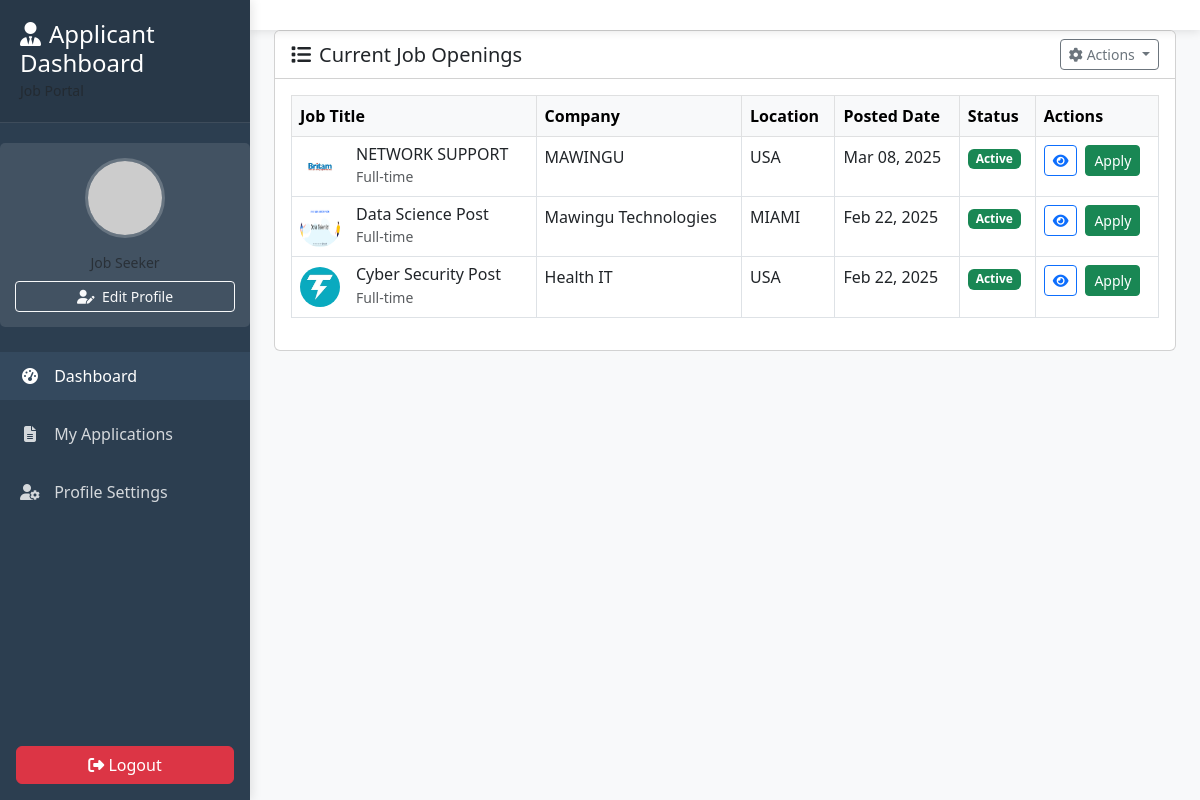
Page /applicant_job_list/ (signed in) on the committed database.
### jobs/models.py (models this page shows, shortened)
class Job(models.Model):
    JOB_TYPE_CHOICES = [
        ('Full-time', 'Full-time'),
        ('Part-time', 'Part-time'),
        ('Internship', 'Internship'),
        ('Freelance', 'Freelance'),
    ]
    title = models.CharField(max_length=255)
    company = models.CharField(max_length=255)
    location = models.CharField(max_length=255)
    description = models.TextField()
    salary = models.DecimalField(max_digits=10, decimal_places=2, null=True, blank=True)
    job_type = models.CharField(max_length=20, choices=JOB_TYPE_CHOICES)
    posted_at = models.DateTimeField(auto_now_add=True)
    logo = models.ImageField(upload_to='job_logos/', null=True, blank=True)  # New field for job logo

### jobs/views.py (the view)
# urls.py: path('applicant_job_list/', applicant_job_list, name='applicant_job_list'),
@login_required
def applicant_job_list(request):
    jobs = Job.objects.all().order_by('-posted_at')  # Fetch all jobs, sorted by latest first
    return render(request, 'job/applicant_job_list.html', {'jobs': jobs})

### templates/job/applicant_job_list.html (shortened to what this page needs)
{% extends 'user/applicant_base.html' %}
{% load static %}
{% block content %}
<div class="container-fluid px-4">
    <div class="card mb-4">
        <div class="card-header bg-white">
            <div class="d-flex justify-content-between align-items-center">
                <h5 class="mb-0"><i class="fas fa-list me-2"></i>Current Job Openings</h5>
                <div class="dropdown">
                    <button class="btn btn-sm btn-outline-secondary dropdown-toggle" type="button" id="dropdownMenuButton" data-bs-toggle="dropdown">
                        <i class="fas fa-cog me-1"></i>Actions
                    </button>
                </div>
            </div>
        </div>
        <div class="card-body">
            <div class="table-responsive">
                <table id="jobsTable" class="table table-hover table-bordered" style="width:100%">
                    <thead class="table-light">
                        <tr>
                            <th>Job Title</th>
                            <th>Company</th>
                            <th>Location</th>
                            <th>Posted Date</th>
                            <th>Status</th>
                            <th>Actions</th>
                        </tr>
                    </thead>
                    <tbody>
                        {% for job in jobs %}
                        <tr>
                            <td>
                                <div class="d-flex align-items-center">
                                    {% if job.logo %}
                                    <img src="{{ job.logo.url }}" alt="{{ job.company }} logo" class="rounded-circle me-3" width="40" height="40">
                                    {% else %}
                                    <div class="bg-secondary rounded-circle d-flex align-items-center justify-content-center me-3" style="width: 40px; height: 40px;">
                                        <i class="fas fa-building text-white"></i>
                                    </div>
                                    {% endif %}
                                    <div>
                                        <h6 class="mb-0">{{ job.title }}</h6>
                                        <small class="text-muted">{{ job.job_type }}</small>
                                    </div>
                                </div>
                            </td>
                            <td>{{ job.company }}</td>
                            <td>{{ job.location }}</td>
                            <td data-order="{{ job.posted_at|date:'U' }}">{{ job.posted_at|date:"M d, Y" }}</td>
                            <td><span class="badge bg-success">Active</span></td>
                            <td>
                                <div class="d-flex gap-2">
                                    <a href="{% url 'job_detail' job.id %}" class="btn btn-sm btn-outline-primary" title="View">
                                        <i class="fas fa-eye"></i>
                                    </a>
                                    {% if job.id in applied_job_ids %}
                                        <button class="btn btn-sm btn-secondary" disabled>Applied</button>
                                    {% else %}
                                        <form action="{% url 'job_detail' job.id %}" method="post">
                                            <button type="submit" class="btn btn-sm btn-success">Apply</button>
                                        </form>
                                    {% endif %}
                                </div>
                            </td>
                        </tr>
                        {% empty %}
                        <tr>
                            <td colspan="6" class="text-center py-4">No job advertisements available.</td>
                        </tr>
                        {% endfor %}
                    </tbody>
                </table>
            </div>
        </div>
    </div>
</div>
{% endblock content %}

### templates/user/applicant_base.html (style rules this page uses)
:root { --sidebar-bg: #2c3e50; --sidebar-active: #3498db; --sidebar-hover: #34495e; --topbar-bg: #ffffff; --content-bg: #f8f9fa; }
body { font-family: 'Segoe UI', Tahoma, Geneva, Verdana, sans-serif; background-color: var(--content-bg); }

### rows in the picture
Job: logo (picture), title "NETWORK SUPPORT", job_type "Full-time", company "MAWINGU", location "USA", posted_at "Mar 08, 2025", shows "Apply"
Job: logo (picture), title "Data Science Post", job_type "Full-time", company "Mawingu Technologies", location "MIAMI", posted_at "Feb 22, 2025", shows "Apply"
Job: logo (picture), title "Cyber Security Post", job_type "Full-time", company "Health IT", location "USA", posted_at "Feb 22, 2025", shows "Apply"
